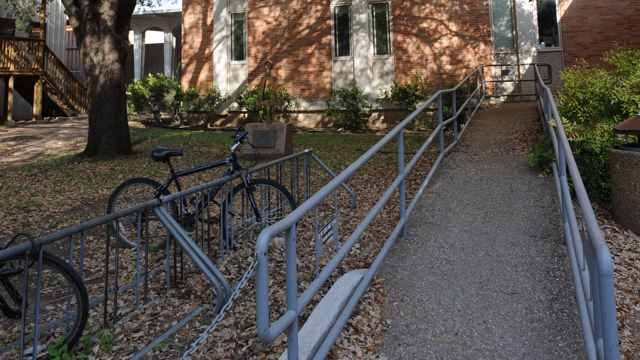
#> input picture phase1/jpeg/im10_1_l.bmp, 640 x 360 px, given as the content of the folder /content/drive/MyDrive/3DMX22/Images-J2K Noise/Sources/, which was not available
$ jupyter execute --allow-errors DistotionImages3DMX22ipynb.ipynb
#> lines starting #> are read from the running program, lines starting #| are printed output that depends on the picture; pictures that were not available may be replaced by others from this repository, and a replacement may not be noted
[cell 1]
from google.colab import drive
drive.mount('/content/drive')

[cell 2]
import cv2
import numpy as np
import os
from skimage.util import random_noise

[cell 3]
# [5 lines left out: function apply_fast_fading, not called in this run]

[cell 4]
# [9 lines left out: function create_disk_kernel, not called in this run]

[cell 5]
# [7 lines left out: function apply_blur, not called in this run]

[cell 6]
# [15 lines left out: function apply_jpeg_compression, not called in this run]

[cell 7]
# [11 lines left out: function apply_white_gaussian_noise, not called in this run]

[cell 8]
# [6 lines left out: function load_and_split_image, not called in this run]

[cell 9]
def apply_distortions_and_save_images():
    source_dir = '/content/drive/MyDrive/3DMX22/Images-J2K Noise/Sources'
    output_base_dir = '/content/drive/MyDrive/3DMX22/Images-Distorted'

    distortions = {
        'fast_fading': apply_fast_fading,
        'gaussian_blur': apply_gaussian_blur,
        'jpeg': apply_jpeg_compression,
        'white_gaussian_noise': apply_white_gaussian_noise,
        'disk_blur': apply_blur
    }

    for distortion_name in distortions:
        os.makedirs(os.path.join(output_base_dir, distortion_name), exist_ok=True)

    for i in range(1, 21):
        image_path = os.path.join(source_dir, f'{i:02d}.bmp')
        left_image, right_image = load_and_split_image(image_path)

        for distortion_name, distortion_func in distortions.items():
            for level in range(1, 6):  # Levels 1 to 5
                if distortion_name == 'gaussian_blur':
                    left_distorted = distortion_func(left_image, sigma=level*0.5)
                    right_distorted = distortion_func(right_image, sigma=level*0.5)
                elif distortion_name == 'jpeg':
                    left_distorted = distortion_func(left_image, quality=100 - level*10)
                    right_distorted = distortion_func(right_image, quality=100 - level*10)
                elif distortion_name == 'white_gaussian_noise':
                    left_distorted = distortion_func(left_image, level=level*0.1)
                    right_distorted = distortion_func(right_image, level=level*0.1)
                elif distortion_name == 'disk_blur':
                    left_distorted = distortion_func(left_image, level=level)
                    right_distorted = distortion_func(right_image, level=level)
                else:
                    left_distorted = distortion_func(left_image)
                    right_distorted = distortion_func(right_image)

                # Combine left and right distorted images horizontally
                combined_distorted = np.hstack((left_distorted, right_distorted))

                # Save the distorted image
                output_path = os.path.join(output_base_dir, distortion_name, f'{i:02d}_{level:02d}.bmp')
                cv2.imwrite(output_path, combined_distorted)

#> (a cell that did not finish here is left out)

[cell 11]
import os
import cv2
import pandas as pd
from skimage.metrics import structural_similarity as ssim

[cell 12]
import os
import cv2
import pandas as pd
from skimage.metrics import structural_similarity as ssim

def load_image_pairs(image_path):
    """Load and split image pairs into left and right views."""
    image = cv2.imread(image_path)
#> image is the input picture: shape (360, 640, 3); mean B, G, R 73.2, 78.5, 84.7
    height, width = image.shape[:2]
#> height = 360; width = 640
    left = image[:, :width//2]
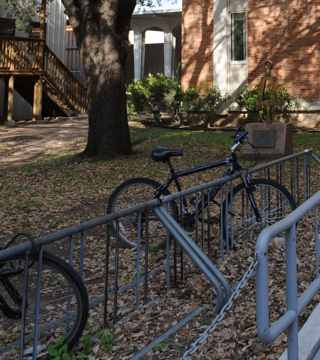
#> left: shape (360, 320, 3); mean B, G, R 66.2, 72.2, 78.6
    right = image[:, width//2:]
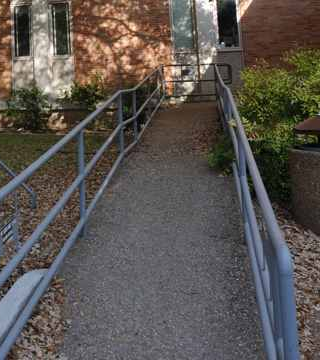
#> right: shape (360, 320, 3); mean B, G, R 80.1, 84.9, 90.7
    return left, right

# [11 lines left out: function compute_ssim, not called in this run]


def process_images(reference_path, distortions_paths):
    """Compute SSIM scores for all distorted images relative to reference images."""
    results = []

    # Load reference images
    reference_images = sorted([f for f in os.listdir(reference_path) if f.endswith('.bmp')])

    for ref_image_name in reference_images:
        ref_image_path = os.path.join(reference_path, ref_image_name)
        ref_left, ref_right = load_image_pairs(ref_image_path)

        for distortion_type, distortion_path in distortions_paths.items():
            distortion_images = sorted([f for f in os.listdir(distortion_path) if f.endswith('.bmp')])

            for dist_image_name in distortion_images:
                if dist_image_name.startswith(ref_image_name.split('.')[0]):
                    dist_image_path = os.path.join(distortion_path, dist_image_name)
                    dist_left, dist_right = load_image_pairs(dist_image_path)
                    score = compute_ssim(dist_left, dist_right, ref_left, ref_right)

                    image_name = os.path.splitext(dist_image_name)[0]  # Remove extension
                    results.append([distortion_type, image_name, score])

    return results

# Define paths
reference_path = '/content/drive/MyDrive/3DMX22/Images-J2K Noise/Sources/'
distortions_paths = {
    'disk_blur': '/content/drive/MyDrive/3DMX22/Images-Distorted/disk_blur/',
    'fast_fading': '/content/drive/MyDrive/3DMX22/Images-Distorted/fast_fading/',
    'gaussian_blur': '/content/drive/MyDrive/3DMX22/Images-Distorted/gaussian_blur/',
    'jpeg': '/content/drive/MyDrive/3DMX22/Images-Distorted/jpeg/',
    'jpeg2k': '/content/drive/MyDrive/3DMX22/Images-Distorted/jpeg2k/',
    'white_gaussian_noise': '/content/drive/MyDrive/3DMX22/Images-Distorted/white_gaussian_noise/'
}

# Process and save results
#> (the rest of this cell did not finish here and is left out)

$ run again, on phase1/jpeg/im13_2_r.bmp
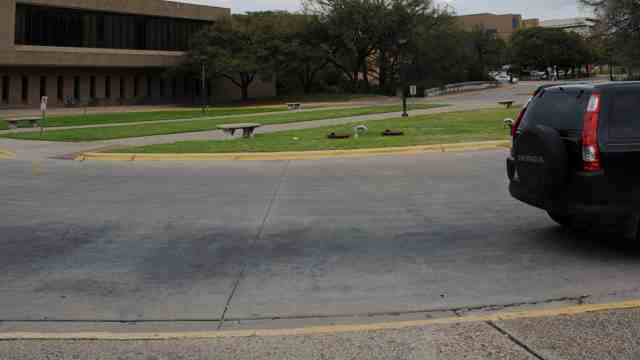
#> input picture phase1/jpeg/im13_2_r.bmp, 640 x 360 px, given as the content of the folder /content/drive/MyDrive/3DMX22/Images-J2K Noise/Sources/, which was not available
#> in load_image_pairs, image is the input picture: shape (360, 640, 3); mean B, G, R 79.2, 87.9, 89.8
#> in load_image_pairs, `left = image[:, :width//2]`:
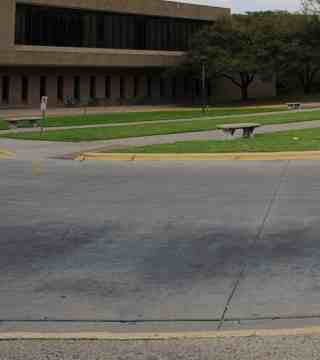
#> left: shape (360, 320, 3); mean B, G, R 81.9, 91.4, 92.9
#> in load_image_pairs, `right = image[:, width//2:]`:
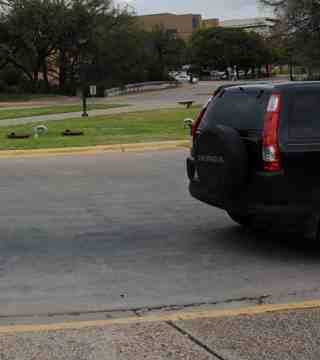
#> right: shape (360, 320, 3); mean B, G, R 76.5, 84.3, 86.6
